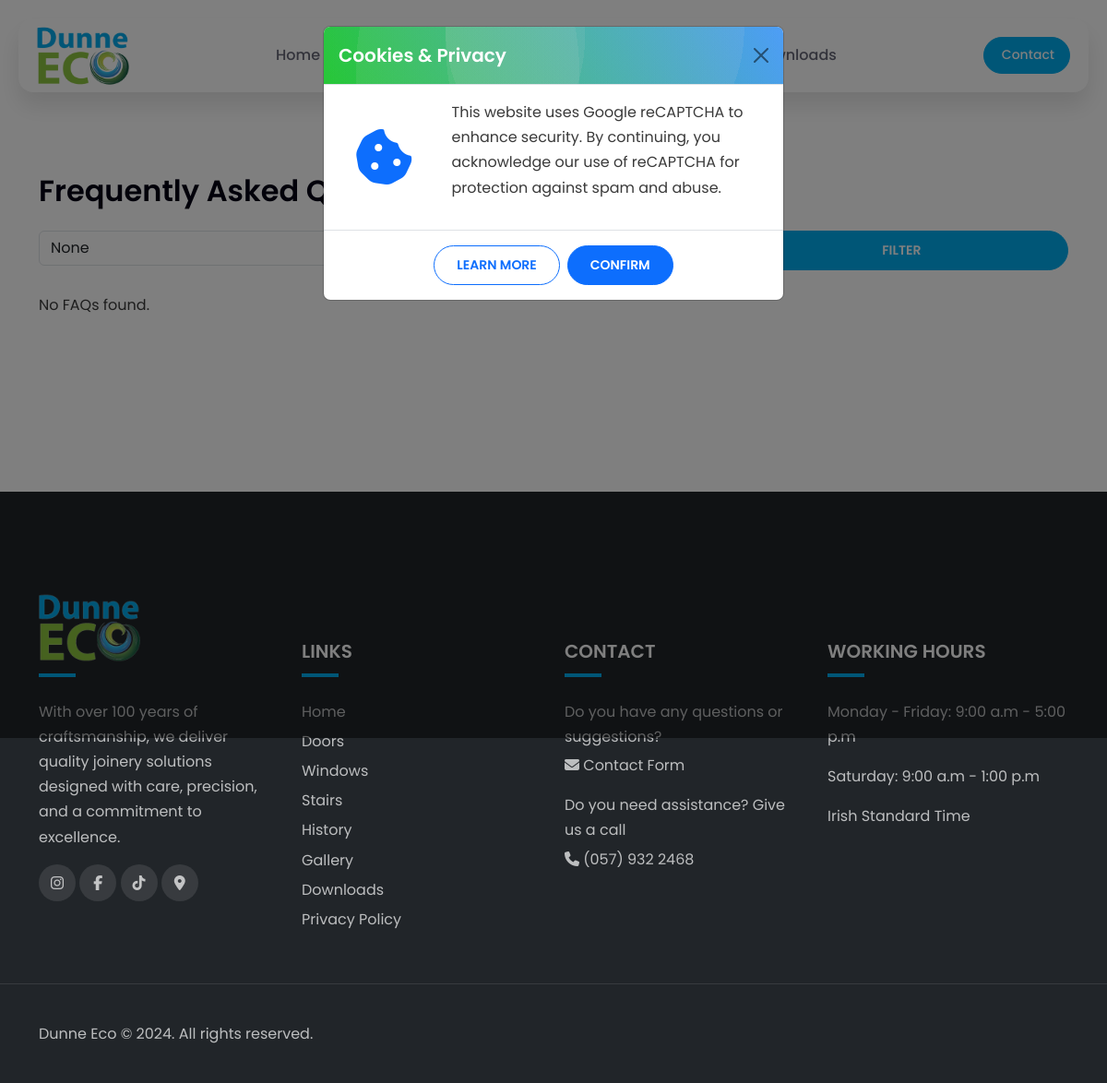
The app's page /faq/, older data.
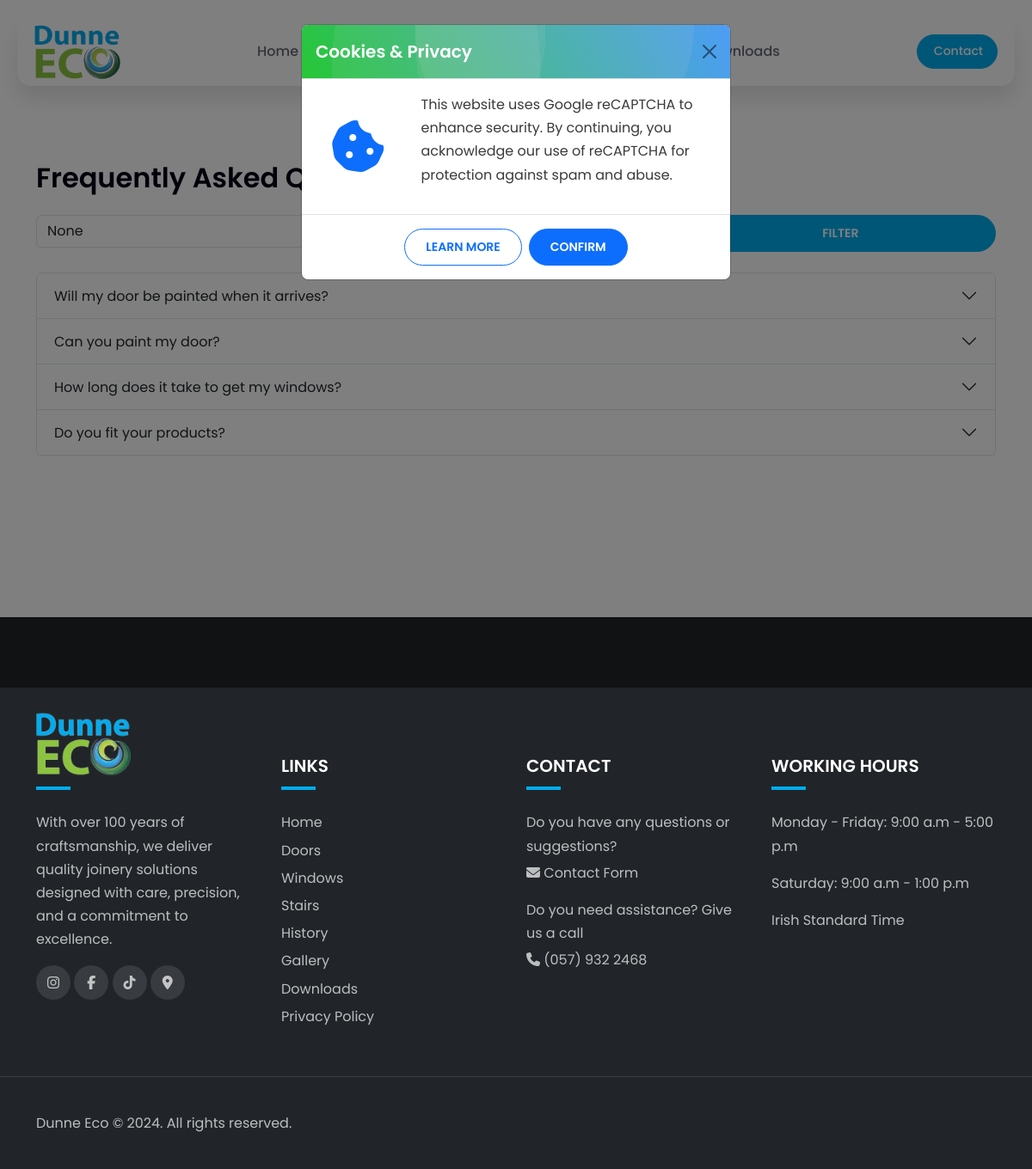
The same page, newer data.
### faq/models.py (models this page shows, shortened)
class FAQ(models.Model):
    category = models.ForeignKey(Category, on_delete=models.CASCADE, related_name='faqs')
    question = models.CharField(max_length=255)
    answer = models.TextField()
    is_active = models.BooleanField(default=True)
    created_at = models.DateTimeField(auto_now_add=True)
    class Meta:
        ordering = ['-created_at']

### faq/views.py (the view)
# urls.py: path('', views.faq_list, name='faq_list'),
def faq_list(request):
    query = request.GET.get('q')
    category_id = request.GET.get('category')
    faqs = FAQ.objects.filter(is_active=True)
    if category_id:
        faqs = faqs.filter(category__id=category_id)
    if query:
        faqs = faqs.filter(
            Q(question__icontains=query) | Q(answer__icontains=query)
        )
    categories = Category.objects.all()
    context = {
        'faqs': faqs,
        'categories': categories,
        'selected_category': category_id,
        'query': query,
    }
    return render(request, 'faq/faq_list.html', context)

### faq/templates/faq/faq_list.html (shortened to what this page needs)
{% extends 'base.html' %}
{% block content %}
<section id="faq-section" class="section-padding">
    <div class="container my-5">
        <h2 class="mb-4">Frequently Asked Questions</h2>
        <form method="get" class="row g-3 mb-4">
            <div class="col-md-4">
                <input type="text" name="q" value="{{ query }}" class="form-control" placeholder="Search questions...">
            </div>
            <div class="col-md-4">
            </div>
            <div class="col-md-4">
                <button type="submit" class="btn btn-primary w-100">Filter</button>
            </div>
        </form>
        <div class="accordion" id="faqAccordion">
            {% for faq in faqs %}
            <div class="accordion-item">
                <h2 class="accordion-header" id="heading{{ forloop.counter }}">
                    <button class="accordion-button collapsed" type="button" data-bs-toggle="collapse" data-bs-target="#collapse{{ forloop.counter }}" aria-expanded="false" aria-controls="collapse{{ forloop.counter }}">
                        {{ faq.question }}
                    </button>
                </h2>
            </div>
            {% empty %}
            <p>No FAQs found.</p>
            {% endfor %}
        </div>
    </div>
</section>
{% endblock %}

### templates/base.html (shortened to what this page needs)
{% load static %}
<!DOCTYPE html>
<html lang="en">
<head>
    {% block corecss %}
    <link rel="stylesheet" href="https://cdn.jsdelivr.net/npm/bootstrap@5.3.3/dist/css/bootstrap.min.css"
        media="print" onload="this.media='all'">
    <link rel="stylesheet" href="https://cdn.jsdelivr.net/npm/remixicon@4.5.0/fonts/remixicon.css"
        media="print" onload="this.media='all'">
    <link rel="stylesheet" href="https://cdn.jsdelivr.net/npm/aos/dist/aos.min.css">
    <link rel="stylesheet" href="https://cdn.jsdelivr.net/npm/@fancyapps/ui@5.0/dist/fancybox/fancybox.css"
        media="print" onload="this.media='all'">
    <link rel="stylesheet" href="{% static 'css/base.css' %}">
    {% endblock %}
</head>
<body>
    <header>
        <nav class="navbar navbar-expand-lg fixed-top">
            <div class="container-fluid nav-container">
              <a class="navbar-brand" href="{% url 'home' %}">
                <img class="site-logo d-none d-lg-block" src="{{ MEDIA_URL }}base/dunneeco-logo.png"
                        alt="Dunne Eco Logo">
              </a>
              <div class="collapse navbar-collapse p-3" id="navbarNav">
                <ul class="navbar-nav justify-content-center flex-grow-1">
                    <li class="nav-item">
                        <a class="nav-link mx-lg-2 {% block home_active %}{% endblock %}" aria-current="page" href="{% url 'home' %}">Home</a>
                    </li>
                    <li class="nav-item">
                        <a class="nav-link mx-lg-2 {% block doors_active %}{% endblock %}" href="{% url 'doors' %}">Doors</a>
                    </li>
                    <li class="nav-item">
                        <a class="nav-link mx-lg-2 {% block windows_active %}{% endblock %}" href="{% url 'windows' %}">Windows</a>
                    </li>
                    <li class="nav-item">
                        <a class="nav-link mx-lg-2 {% block stairs_active %}{% endblock %}" href="{% url 'stairs' %}">Stairs</a>
                    </li>
                    <li class="nav-item">
                        <a class="nav-link mx-lg-2 {% block history_active %}{% endblock %}" href="{% url 'history' %}">History</a>
                    </li>
                    <li class="nav-item">
                        <a class="nav-link mx-lg-2 {% block gallery_active %}{% endblock %}" href="{% url 'gallery' %}">Gallery</a>
                    </li>
                    <li class="nav-item">
                        <a class="nav-link mx-lg-2 {% block downloads_active %}{% endblock %}" href="{% url 'downloads-list' %}">Downloads</a>
                    </li>
                </ul>
              </div>
              <a href="{% url 'contact-form' %}" class="contact-btn ms-auto pe-3 d-none d-lg-block">Contact</a>
            </div>
          </nav>
    </header>
    <div class="modal fade" id="cookieConsentModal" tabindex="-1" aria-labelledby="cookieConsentLabel" aria-hidden="true" data-bs-backdrop="static" data-bs-keyboard="false">
        <div class="modal-dialog" data-aos="fade-down" data-aos-delay="50">
            <div class="modal-content">
                <div class="cookie-modal-header modal-header text-white">
                    <h5 class="modal-title text-white" id="cookieConsentLabel">Cookies & Privacy</h5>
                    <button type="button" class="btn-close" id="closeModal" aria-label="Close"></button>
                </div>
                <div class="modal-body">
                    <div class="row">
                        <div class="col-3 d-flex align-items-center justify-content-center">
                            <i class="fas fa-cookie-bite fa-4x text-primary"></i>
                        </div>
                        <div class="col-9">
                            <p>
                                This website uses Google reCAPTCHA to enhance security. By continuing, you acknowledge our use of reCAPTCHA for protection against spam and abuse.
                            </p>
                        </div>
                    </div>
                </div>
                <div class="cookie-modal-footer modal-footer">
                    <a href="{% url 'privacy-policy' %}" class="btn btn-outline-primary" id="privacyPolicyButton">Learn More</a>
                    <button type="button" class="btn btn-primary" id="confirmCookies">Confirm</button>
                </div>
            </div>
        </div>
    </div>
    <main>
        {% block content %}
        {% endblock %}
    </main>
     <footer class="bg-dark">
        <div class="footer-top">
            <div class="container">
                <div class="footer-content row gy-5">
                    <div class="col-lg-3 col-sm-6">
                        <a href="#"><img class="site-logo-footer" src="{{ MEDIA_URL }}base/dunneeco-logo.png" loading="lazy" alt="Dunne Eco Logo"></a>
                        <div class="line"></div>
                        <p>With over 100 years of craftsmanship, we deliver quality joinery solutions designed with care, precision, and a commitment to excellence.</p>
                        <div class="social-icons">
                            <a href="https://www.instagram.com/dunneeco/" target="_blank"><i class="fa-brands fa-instagram"></i></a>
                            <a href="https://www.facebook.com/dunneeco/" target="_blank"><i class="fa-brands fa-facebook-f"></i></a>
                            <a href="https://www.tiktok.com/@dunneeco" target="_blank"><i class="fa-brands fa-tiktok"></i></a>
                            <a href="https://maps.app.goo.gl/hQtwXvQ9c62aXJ9s8" target="_blank"><i class="fa-solid fa-location-dot"></i></a>
                        </div>
                    </div>
                    <div class="col-lg-3 col-sm-6">
                        <h5 class="mb-0 text-white">LINKS</h5>
                        <div class="line"></div>
                        <ul class="footer-site-links">
                            <li><a href="{% url 'home' %}">Home</a></li>
                            <li><a href="{% url 'doors' %}">Doors</a></li>
                            <li><a href="{% url 'windows' %}">Windows</a></li>
                            <li><a href="{% url 'stairs' %}">Stairs</a></li>
                            <li><a href="{% url 'history' %}">History</a></li>
                            <li><a href="{% url 'gallery' %}">Gallery</a></li>
                            <li><a href="{% url 'downloads-list' %}">Downloads</a></li>
                            <li><a href="{% url 'privacy-policy' %}">Privacy Policy</a></li>
                        </ul>
                    </div>
                    <div class="col-lg-3 col-sm-6">
                        <h5 class="mb-0 text-white">CONTACT</h5>
                        <div class="line"></div>
                        <ul>
                            <li class="mb-3">
                              <p class="mb-1">Do you have any questions or suggestions?</p>
                              <span class="contact-info"><i class="fas fa-envelope"></i>
                                <a href="{% url 'contact-form' %}" aria-label="contact form link">Contact
                                  Form</a></span>
                            </li>
                            <li class="mb-3">
                              <p class="mb-1">Do you need assistance? Give us a call</p>
                              <span class="contact-info"><i class="fas fa-phone"></i>
                                <a href="tel:0579322468">(057) 932 2468</a></span>
                            </li>
                          </ul>
                    </div>
                    <div class="col-lg-3 col-sm-6">
                        <h5 class="mb-0 text-white">WORKING HOURS</h5>
                        <div class="line"></div>
                        <ul>
                            <li class="mb-3">
                              <p>Monday - Friday: <span class="open-hours">9:00 a.m - 5:00 p.m</span></p>
                            </li>
                            <li class="mb-3">
                              <p>Saturday: <span class="open-hours">9:00 a.m - 1:00 p.m</span></p>
                            </li>
                            <li class="mb-3">
                              <p>Irish Standard Time</p>
                            </li>
                        </ul>
                    </div>
                </div>
            </div>
        </div>
        <div class="footer-bottom">
            <div class="container">
                <div class="row g-4 justify-content-between">
                    <div class="col-auto">
                        <p class="mb-0">Dunne Eco © 2024. All rights reserved.</p>
                    </div>
                </div>
            </div>
        </div>
     </footer>
</body>
</html>

### static/css/base.css (style rules this page uses)
:root { --text: #3A3A3A; --background: #FFF; --primary: #00adef; --primary-rgb: 0, 173, 239; --secondary: #3A87C7; --accent: #04E824; --font-base: 'Poppins', sans-serif; --box-shadow: 0px 15px 25px rgba(0,0,0,0.1); --transition: all 0.5s ease; }
* { margin: 0; padding: 0; }
body { font-family: var(--font-base); line-height: 1.7; background-color: var(--background); color: var(--text); }
h1, h2, h3, h4, h5, h6, .h1, .h2, .h3, .h4, .h5, .h6 { font-weight: 600; color: #050315; }
a { text-decoration: none; }
img { max-width: 100%; height: auto; }
.section-padding { padding-top: 140px; padding-bottom: 140px; }
.btn { font-weight: 600; font-size: 14px; text-transform: uppercase; border-radius: 50px; padding: 10px 24px; }
.btn-primary { background-color: var(--primary); border-color: var(--primary); color: white; }
.navbar { background-color: #fff; height: 80px; margin: 20px; border-radius: 16px; padding: 0.5rem; box-shadow: var(--box-shadow) }
.navbar-brand { font-weight: 500; font-size: 24px; }
.site-logo, .site-icon { width: 100px; height: 65px; }
.contact-btn { background-color: var(--primary); color: #fff; font-size: 14px; font-weight: 500; padding: 7px 19px; border-radius: 50px; border: var(--primary) 1px solid; transition: 0.3s background-color; }
.nav-link { color: #666777; font-weight: 500; position: relative; }
.nav-link:before { content: ""; position: absolute; bottom: 0; left: 50%; transform: translate(-50%); width: 0; height: 2px; background-color: var(--primary); visibility: hidden; transition: 0.3s ease-in-out; }
footer { padding-top: 110px; }
.footer-top { padding-bottom: 40px; border-bottom: 1px solid rgba(255, 255, 255, 0.1); }
.footer-bottom { padding-top: 40px; padding-bottom: 40px; }
footer li, footer p, footer a { color: rgba(255, 255, 255, 0.7) }
footer ul { list-style: none; padding: 0; }
footer h5 { margin-top: 51px; }
.site-logo-footer { width: 110px; height: 75px; }
footer .line { width: 40px; height: 4px; background-color: var(--primary); margin-top: 12px; margin-bottom: 24px; }
.social-icons a { width: 40px; height: 40px; display: inline-flex; align-items: center; justify-content: center; background-color: rgba(255, 255, 255, 0.1); border-radius: 100px; transition: var(--transition); }
.footer-site-links li { margin-bottom: 5px; }
.cookie-modal-header { background-image: radial-gradient(circle at 21% 15%, hsla(210,0%,82%,0.1) 0%, hsla(210,0%,82%,0.1) 45%,transparent 45%, transparent 83%,transparent 83%, transparent 100%),radial-gradient(circle at 84% 23%, hsla(210,0%,82%,0.1) 0%, hsla(210,0%,82%,0.1) 68%,transparent 68%, transparent 93%,transparent 93%, transparent 100%),radial-gradient(circle at 7% 76%, hsla(210,0%,82%,0.1) 0%, hsla(210,0%,82%,0.1) 52%,transparent 52%, transparent 75%,transparent 75%, transparent 100%),radial-gradient(circle at 59% 77%, hsla(210,0%,82%,0.1) 0%, hsla(210,0%,82%,0.1) 87%,transparent 87%, transparent 93%,transparent 93%, transparent 100%),radial-gradient(circle at 59% 5%, hsla(210,0%,82%,0.1) 0%, hsla(210,0%,82%,0.1) 54%,transparent 54%, transparent 56%,transparent 56%, transparent 100%),linear-gradient(60deg, rgb(0,197,19),rgb(47,145,255)); }
.cookie-modal-footer { align-items: center; justify-content: center; }
.cookie-modal-footer button, .cookie-modal-footer a { transition: var(--transition); }
#confirmCookies { background-color: #0d6efd; border-color: #0d6efd; }
@media (min-width: 991px) { .navbar-nav { padding-right: 1rem; } }

Row changes from the older to the newer data that the page shows:
added FAQ: question "Will my door be painted when it arrives?"
added FAQ: question "Can you paint my door?"
added FAQ: question "How long does it take to get my windows?"
added FAQ: question "Do you fit your products?"
Text that changed along with them:
text no longer shown: "No FAQs found."
